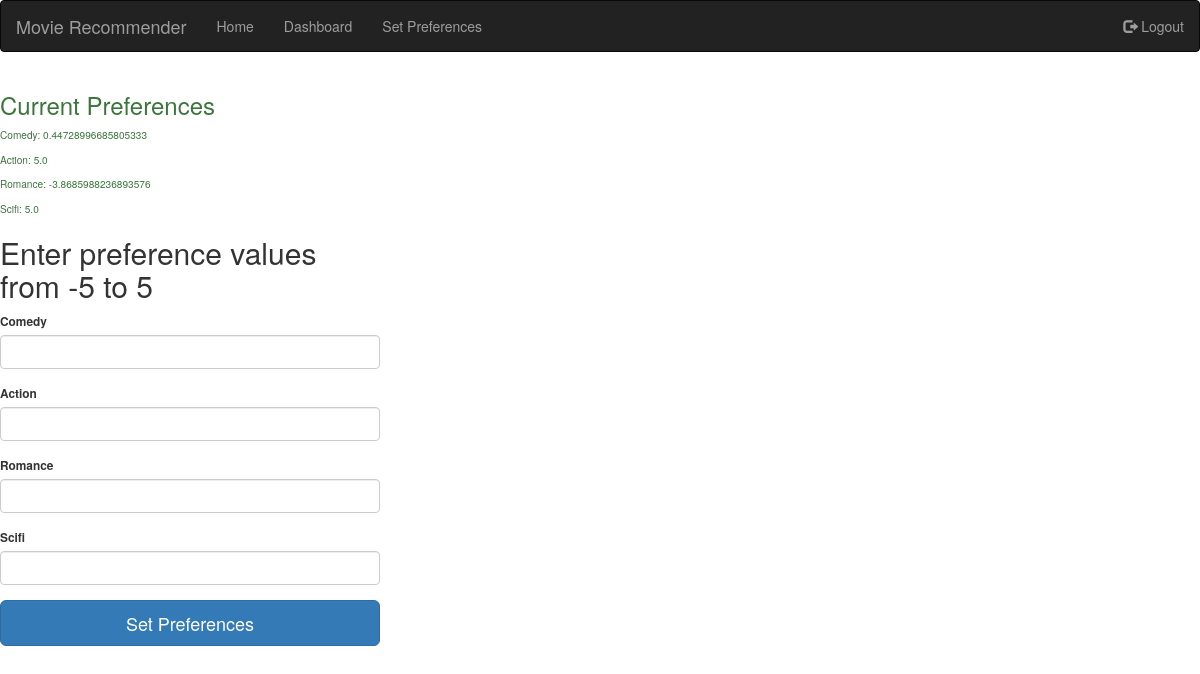
Before: /setpreferences (signed in) with the older database file.
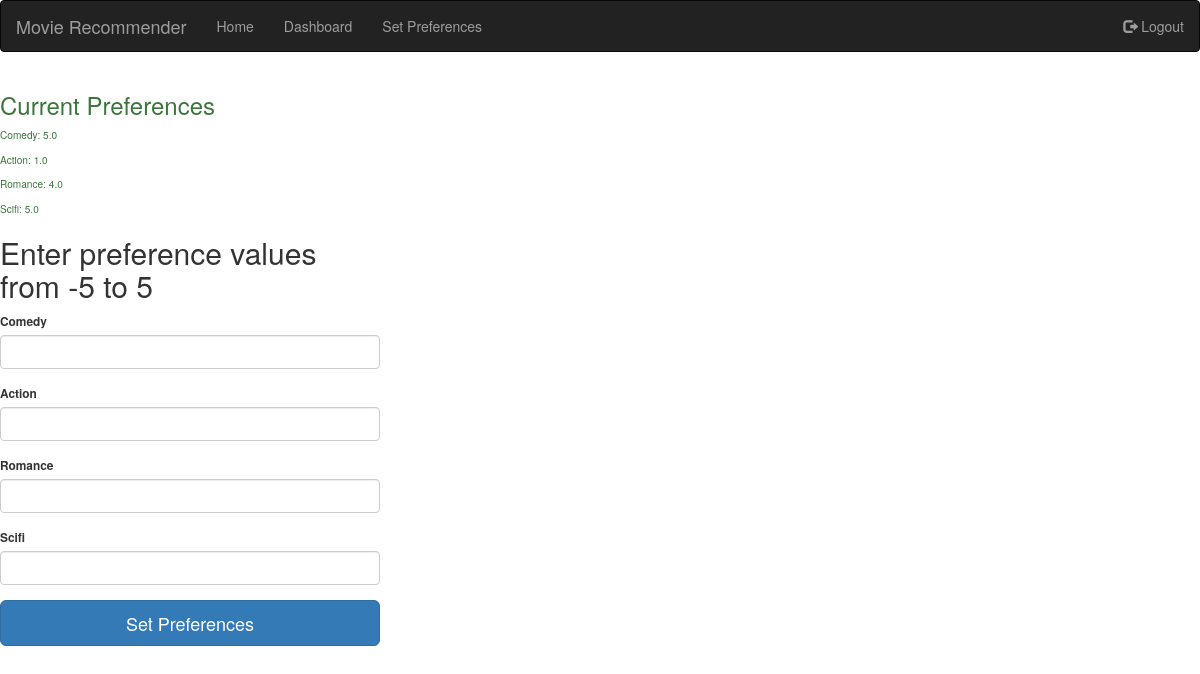
After: the same page with the newer database file.
### app/models.py (models this page shows, shortened)
class Preference(db.Model):
	__tablename__ = 'preferences'
	id = db.Column(db.Integer, primary_key=True)
	user_id = db.Column(db.Integer, db.ForeignKey('users.id'))
	comedy = db.Column(db.Float)
	action = db.Column(db.Float)
	romance = db.Column(db.Float)
	scifi = db.Column(db.Float)

### app/views.py (the view, shortened to what this page needs)
@app.route('/setpreferences', methods=['POST', 'GET'])
@login_required
def setpreferences():
	form = PreferenceForm()
	preference = Preference.query.filter_by(user_id = current_user.id).first()
	return render_template('setpreferences.html', preference = preference, form=form)

### app/views.py
class PreferenceForm(FlaskForm):
	comedy = FloatField('Comedy', validators=[InputRequired(), NumberRange(min=-5, max=5)])
	action = FloatField('Action', validators=[InputRequired(), NumberRange(min=-5, max=5)])
	romance = FloatField('Romance', validators=[InputRequired(), NumberRange(min=-5, max=5)])
	scifi = FloatField('Scifi', validators=[InputRequired(), NumberRange(min=-5, max=5)])

### app/views.py (called while the page is built)
@login_manager.user_loader
def load_user(user_id):
	return User.query.get(int(user_id))

### app/templates/setpreferences.html (shortened to what this page needs)
{% extends "base.html" %}
{% import "bootstrap/wtf.html" as wtf %}
{% block content %}
<div class="row">
	<div class="col-xs-4 center-block small">
		<div class="small text-success">
			{% if preference %}
				<h3> Current Preferences </h3>
				<p> Comedy: {{ preference.comedy * 5 }} </p>
				<p> Action: {{ preference.action * 5 }} </p>
				<p> Romance: {{ preference.romance * 5 }} </p>
				<p> Scifi: {{ preference.scifi * 5 }} </p>
			{% endif %}
		</div>
		<form class="form-signin" method="POST" action="{{url_for('setpreferences')}}">
			<h2 class="form-signin-heading">Enter preference values from -5 to 5</h2>
			{{ wtf.form_field(form.comedy) }}
			{{ wtf.form_field(form.action) }}
			{{ wtf.form_field(form.romance) }}
			{{ wtf.form_field(form.scifi) }}
			<button class="btn btn-lg btn-primary btn-block" type="submit">Set Preferences</button>
		</form>
	</div>
</div>
{% endblock %}

Changed rows visible on the page:
no longer on this page (row edited): Preference: preference.comedy*5 "0.44728996685805333", preference.action*5 "5.0", preference.romance*5 "-3.8685988236893576", preference.scifi*5 "5.0"
now on this page (row edited): Preference: preference.comedy*5 "5.0", preference.action*5 "1.0", preference.romance*5 "4.0", preference.scifi*5 "5.0"
